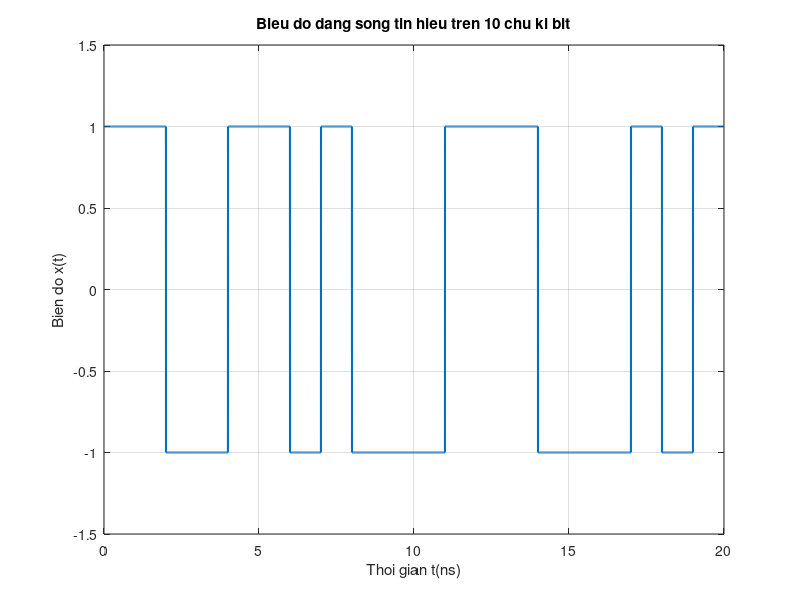

This figure's MATLAB source:
clc; clear;

% a. Tao chuoi bit
Nbit = 50;
bit = randi([0 1], 1, Nbit);
disp(bit);

% b. CMI 
Rb = 500e6;
Tb = 1 / Rb;

Ns = 1000;
ts = Tb / Ns;

x = [];
muc_1 = 1;

for k = 1:Nbit
    if bit(k) == 0
        x = [x, -1*ones(1, Ns/2), 1*ones(1, Ns/2)];
    else
        x = [x, muc_1*ones(1, Ns)];
        muc_1 = -muc_1;
    end
end

% c. Ve dang song tin hieu trong 10 chu ki bit
so_bit_ve = 10;
so_mau_ve = so_bit_ve * Ns;
t = 0:ts:ts*so_mau_ve - ts;

figure;
plot(t * 1e9, x(1:so_mau_ve), 'LineWidth', 1.5);
grid on;
xlabel('Thoi gian t(ns)');
ylabel('Bien do x(t)');
title('Bieu do dang song tin hieu tren 10 chu ki bit');
xlim([0 so_bit_ve*Tb*1e9]);
ylim([-1.5 1.5]);
